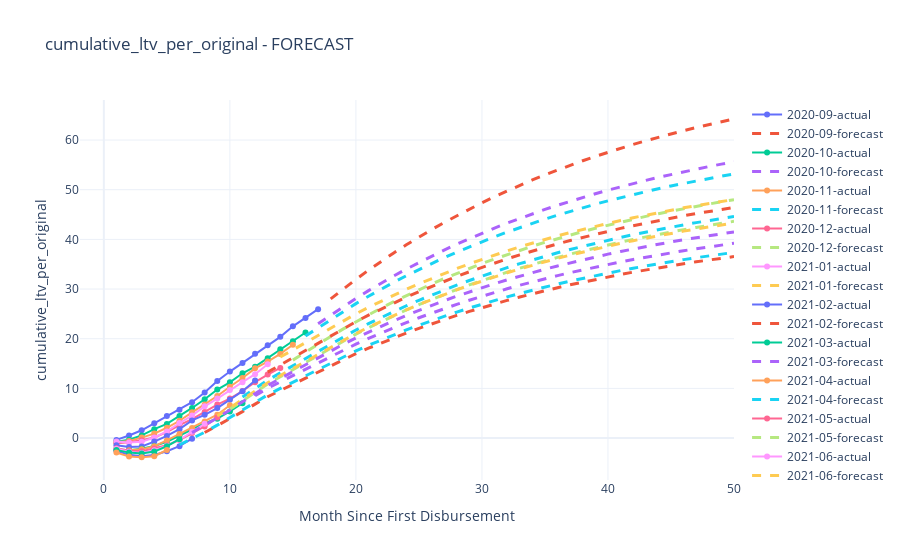

Here is the notebook cell this chart was saved with:
### Code cell
ke1.plot_cohorts('cumulative_ltv_per_original', data='forecast')
